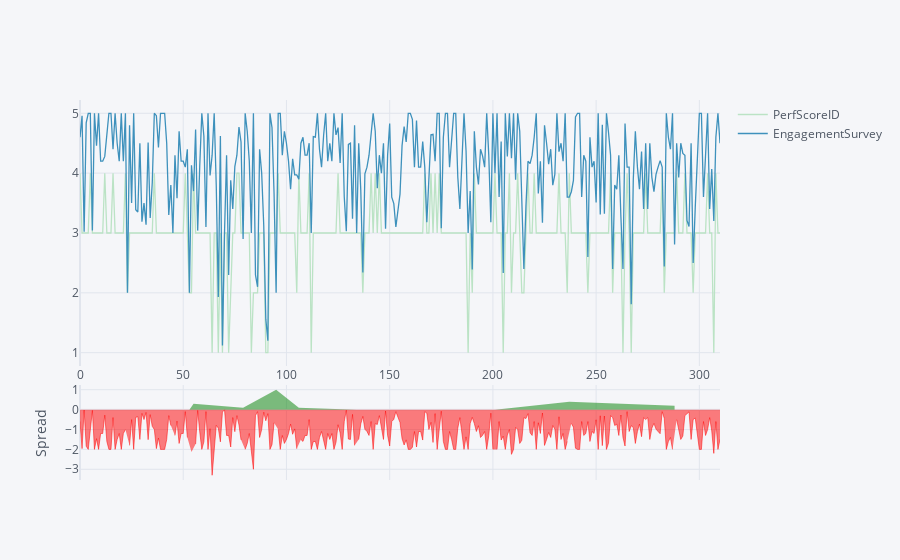

Notebook cell for this chart:
### Markdown cell above
Dai risultati ottenuti è possibile trovare conferma che, effettivamente, non esiste una stretta correlazione tra le due distribuzioni, dal momento che un grado di coinvolgimento alto non garantisce un altrettanto alto punteggio di performance. Anzi, in corrispondenza dei picchi di spread si può notare come impiegati con una performance molto bassa siano valutati in maniera molto positiva da partner esterni.

### Code cell
df_normalized[['PerfScoreID','EngagementSurvey']].iplot(kind = 'spread',color=['#bbe3c5', '#3e91bc'], dimensions=(1200,500))

### Figure 1 — Plotly figure (JSON) as saved in the notebook; plotly's stock layout.template omitted (floating-point values rounded to 4 significant figures; data arrays with more than 128 entries replaced by an {"elided": "..."} marker saying what was removed)
{"data": [{"line": {"color": "rgba(187, 227, 197, 1.0)", "dash": "solid", "shape": "linear", "width": 1.3}, "mode": "lines", "name": "PerfScoreID", "text": "", "type": "scatter", "x": {"elided": "311 int values"}, "y": {"elided": "311 int values"}}, {"line": {"color": "rgba(62, 145, 188, 1.0)", "dash": "solid", "shape": "linear", "width": 1.3}, "mode": "lines", "name": "EngagementSurvey", "text": "", "type": "scatter", "x": {"elided": "311 int values"}, "y": {"elided": "311 float values"}}, {"connectgaps": false, "fill": "tozeroy", "line": {"color": "green", "dash": "solid", "shape": "linear", "width": 0.5}, "mode": "lines", "name": "Spread", "showlegend": false, "type": "scatter", "x": {"elided": "311 int values"}, "xaxis": "x2", "y": {"elided": "311 mixed values"}, "yaxis": "y2"}, {"connectgaps": false, "fill": "tozeroy", "line": {"color": "red", "dash": "solid", "shape": "linear", "width": 0.5}, "mode": "lines", "name": "Spread", "showlegend": false, "type": "scatter", "x": {"elided": "311 int values"}, "xaxis": "x2", "y": {"elided": "311 mixed values"}, "yaxis": "y2"}], "layout": {"autosize": true, "hovermode": "x", "legend": {"bgcolor": "#F5F6F9", "font": {"color": "#4D5663"}}, "paper_bgcolor": "#F5F6F9", "plot_bgcolor": "#F5F6F9", "title": {"font": {"color": "#4D5663"}}, "xaxis": {"autorange": true, "gridcolor": "#E1E5ED", "range": [0, 310], "showgrid": true, "tickfont": {"color": "#4D5663"}, "title": {"font": {"color": "#4D5663"}, "text": ""}, "type": "linear", "zerolinecolor": "#E1E5ED"}, "xaxis2": {"anchor": "y2", "autorange": true, "gridcolor": "#E1E5ED", "range": [0, 310], "showgrid": true, "showticklabels": false, "tickfont": {"color": "#4D5663"}, "title": {"font": {"color": "#4D5663"}, "text": ""}, "type": "linear", "zerolinecolor": "#E1E5ED"}, "yaxis": {"autorange": true, "domain": [0.3, 1], "gridcolor": "#E1E5ED", "range": [0.7778, 5.222], "showgrid": true, "tickfont": {"color": "#4D5663"}, "title": {"font": {"color": "#4D5663"}, "text": ""}, "type": "linear", "zerolinecolor": "#E1E5ED"}, "yaxis2": {"autorange": true, "domain": [0, 0.25], "gridcolor": "#E1E5ED", "range": [-3.539, 1.239], "showgrid": true, "tickfont": {"color": "#4D5663"}, "title": {"font": {"color": "#4D5663"}, "text": "Spread"}, "type": "linear", "zerolinecolor": "#E1E5ED"}}}
